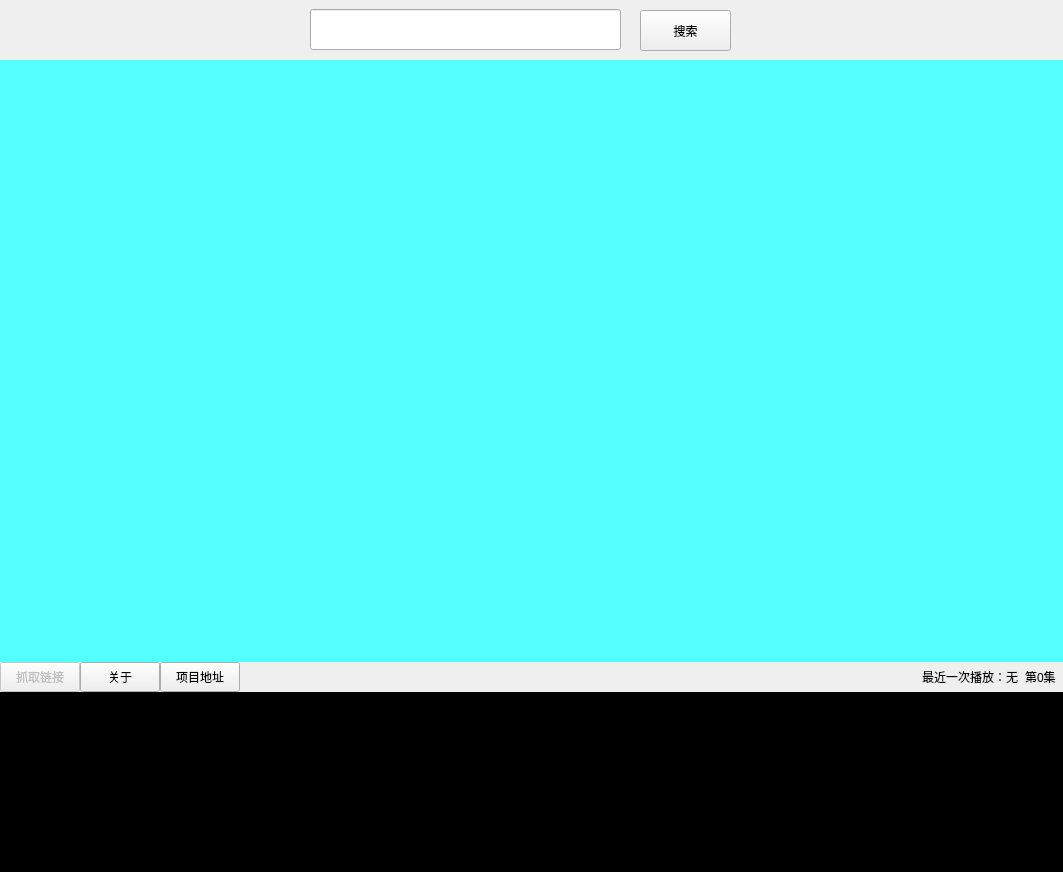
<?xml version="1.0" encoding="UTF-8"?>
<ui version="4.0">
 <class>mainForm</class>
 <widget class="QWidget" name="mainForm">
  <property name="geometry">
   <rect>
    <x>0</x>
    <y>0</y>
    <width>1063</width>
    <height>872</height>
   </rect>
  </property>
  <property name="windowTitle">
   <string>看番神器</string>
  </property>
  <layout class="QGridLayout" name="gridLayout">
   <property name="leftMargin">
    <number>0</number>
   </property>
   <property name="topMargin">
    <number>0</number>
   </property>
   <property name="rightMargin">
    <number>0</number>
   </property>
   <property name="bottomMargin">
    <number>0</number>
   </property>
   <property name="spacing">
    <number>0</number>
   </property>
   <item row="0" column="0">
    <widget class="QWidget" name="widgetTop" native="true">
     <property name="minimumSize">
      <size>
       <width>0</width>
       <height>60</height>
      </size>
     </property>
     <property name="maximumSize">
      <size>
       <width>16777215</width>
       <height>60</height>
      </size>
     </property>
     <property name="styleSheet">
      <string notr="true"/>
     </property>
     <widget class="QPushButton" name="btnSearch">
      <property name="geometry">
       <rect>
        <x>640</x>
        <y>10</y>
        <width>91</width>
        <height>41</height>
       </rect>
      </property>
      <property name="text">
       <string>搜索</string>
      </property>
     </widget>
     <widget class="QLineEdit" name="searchword">
      <property name="geometry">
       <rect>
        <x>310</x>
        <y>9</y>
        <width>311</width>
        <height>41</height>
       </rect>
      </property>
     </widget>
    </widget>
   </item>
   <item row="1" column="0">
    <widget class="QWidget" name="widgetMain" native="true">
     <property name="styleSheet">
      <string notr="true">background-color: rgb(85, 255, 255);</string>
     </property>
    </widget>
   </item>
   <item row="2" column="0">
    <widget class="QWidget" name="widgetTools" native="true">
     <property name="minimumSize">
      <size>
       <width>0</width>
       <height>30</height>
      </size>
     </property>
     <property name="maximumSize">
      <size>
       <width>16777215</width>
       <height>30</height>
      </size>
     </property>
     <property name="styleSheet">
      <string notr="true"/>
     </property>
     <layout class="QGridLayout" name="gridLayout_3">
      <property name="leftMargin">
       <number>0</number>
      </property>
      <property name="topMargin">
       <number>0</number>
      </property>
      <property name="rightMargin">
       <number>0</number>
      </property>
      <property name="bottomMargin">
       <number>0</number>
      </property>
      <property name="spacing">
       <number>0</number>
      </property>
      <item row="0" column="0">
       <widget class="QPushButton" name="btnGetAllLinks">
        <property name="enabled">
         <bool>false</bool>
        </property>
        <property name="minimumSize">
         <size>
          <width>0</width>
          <height>30</height>
         </size>
        </property>
        <property name="maximumSize">
         <size>
          <width>16777215</width>
          <height>30</height>
         </size>
        </property>
        <property name="text">
         <string>抓取链接</string>
        </property>
       </widget>
      </item>
      <item row="0" column="2">
       <widget class="QPushButton" name="btnOpenSource">
        <property name="minimumSize">
         <size>
          <width>0</width>
          <height>30</height>
         </size>
        </property>
        <property name="maximumSize">
         <size>
          <width>16777215</width>
          <height>30</height>
         </size>
        </property>
        <property name="text">
         <string>项目地址</string>
        </property>
       </widget>
      </item>
      <item row="0" column="5">
       <widget class="QLabel" name="lblLastPlayEpisodeName">
        <property name="text">
         <string>无</string>
        </property>
        <property name="margin">
         <number>0</number>
        </property>
       </widget>
      </item>
      <item row="0" column="8">
       <widget class="QLabel" name="lblSpace02">
        <property name="text">
         <string/>
        </property>
       </widget>
      </item>
      <item row="0" column="4">
       <widget class="QLabel" name="lblLastPlay">
        <property name="text">
         <string>最近一次播放：</string>
        </property>
       </widget>
      </item>
      <item row="0" column="1">
       <widget class="QPushButton" name="btnAbout">
        <property name="minimumSize">
         <size>
          <width>0</width>
          <height>30</height>
         </size>
        </property>
        <property name="maximumSize">
         <size>
          <width>16777215</width>
          <height>30</height>
         </size>
        </property>
        <property name="text">
         <string>关于</string>
        </property>
       </widget>
      </item>
      <item row="0" column="7">
       <widget class="QLabel" name="lblLastPlayEpisodeNum">
        <property name="text">
         <string>第0集</string>
        </property>
       </widget>
      </item>
      <item row="0" column="3">
       <spacer name="horizontalSpacer">
        <property name="orientation">
         <enum>Qt::Horizontal</enum>
        </property>
        <property name="sizeHint" stdset="0">
         <size>
          <width>828</width>
          <height>27</height>
         </size>
        </property>
       </spacer>
      </item>
      <item row="0" column="6">
       <widget class="QLabel" name="lblSpace01">
        <property name="text">
         <string/>
        </property>
       </widget>
      </item>
     </layout>
    </widget>
   </item>
   <item row="3" column="0">
    <widget class="QWidget" name="widgetConsole" native="true">
     <property name="minimumSize">
      <size>
       <width>0</width>
       <height>180</height>
      </size>
     </property>
     <property name="maximumSize">
      <size>
       <width>16777215</width>
       <height>180</height>
      </size>
     </property>
     <layout class="QGridLayout" name="gridLayout_2">
      <property name="leftMargin">
       <number>0</number>
      </property>
      <property name="topMargin">
       <number>0</number>
      </property>
      <property name="rightMargin">
       <number>0</number>
      </property>
      <property name="bottomMargin">
       <number>0</number>
      </property>
      <property name="spacing">
       <number>0</number>
      </property>
      <item row="0" column="0">
       <widget class="QPlainTextEdit" name="console1">
        <property name="styleSheet">
         <string notr="true">color: rgb(255, 255, 255);
background-color: rgb(0, 0, 0);
font: 12pt &quot;微软雅黑&quot;;</string>
        </property>
        <property name="readOnly">
         <bool>true</bool>
        </property>
        <property name="plainText">
         <string/>
        </property>
       </widget>
      </item>
      <item row="0" column="1">
       <widget class="QPlainTextEdit" name="console2">
        <property name="styleSheet">
         <string notr="true">color: rgb(255, 255, 255);
background-color: rgb(0, 0, 0);
font: 12pt &quot;微软雅黑&quot;;</string>
        </property>
        <property name="readOnly">
         <bool>true</bool>
        </property>
        <property name="plainText">
         <string/>
        </property>
       </widget>
      </item>
     </layout>
    </widget>
   </item>
  </layout>
 </widget>
 <resources/>
 <connections/>
</ui>
